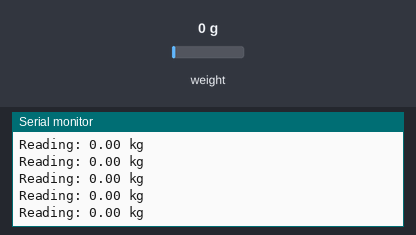
A sketch run on a simulated Arduino Uno, built with avr-gcc and run on an emulated ATmega328P. Shown: the last lines printed to the serial monitor. Inputs (shaded band) come from the test bench; at power-on: weight on the scale 0 g.

Above: at 1.2 s.
1.3 s: weight on the scale set to 100 g
At 1.31 s:
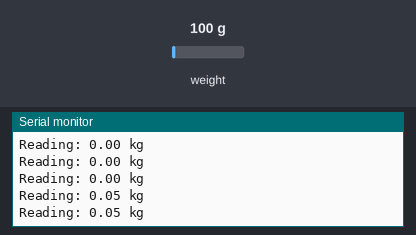
4.3 s: weight on the scale set to 1250 g
At 4.33 s:
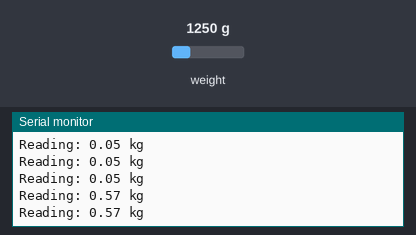
Timing chart, 0 to 7.3 s (numbered marks = the images above; inputs shaded):
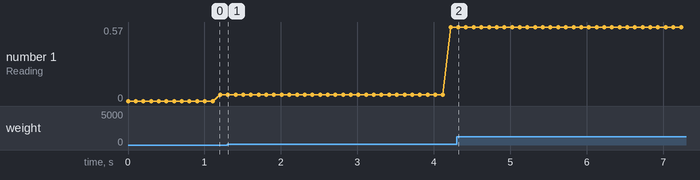

Measured:
- after the input at 1.3 s, the serial monitor: prints a new line at once (image 1)
- after the input at 4.3 s, the serial monitor: prints a new line at once (image 2)
- plotted number 1: 0.05 → 0.57 after the input at 1.3 s

The sketch:

ex.ino
```cpp
#include "HX711.h"

float calibration_factor =217048.00;
#define zero_factor 8602212
#define DOUT  25
#define CLK   26
#define DEC_POINT  2

float offset=0;
float get_units_kg();

HX711 scale(DOUT, CLK);

void setup()
{
  Serial.begin(115200);
  Serial.println("Load Cell");
  scale.set_scale(calibration_factor);
  scale.set_offset(zero_factor);
}
void loop()
{
  Serial.print("Reading: ");
  String data = String(get_units_kg()+offset, DEC_POINT);
  Serial.print(data);
  Serial.println(" kg");
}
float get_units_kg()
{
  return(scale.get_units()*0.453592);
}
```
